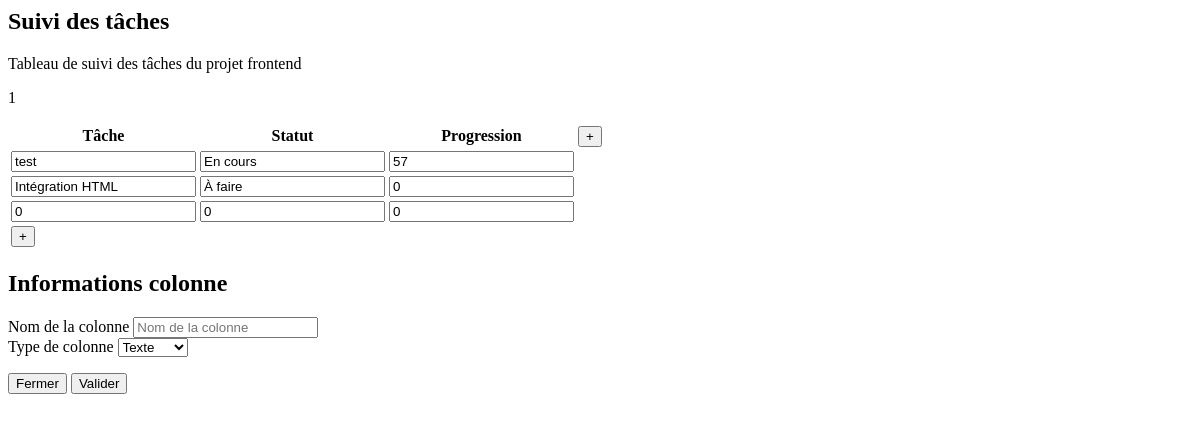
The page /dynamictable/table/1/ on the database as committed earlier.
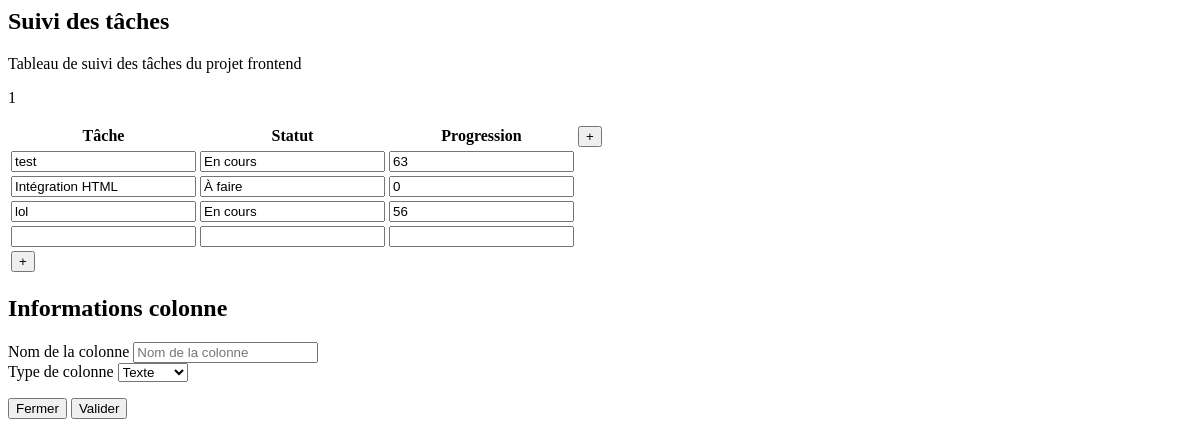
The same page on the database as committed later.
### dynamictable/models.py (models this page shows, shortened)
class Cell(models.Model):
    CEL_ID = models.AutoField(primary_key=True)
    CEL_VALUE = models.TextField()
    COL_ID = models.ForeignKey(Column, on_delete=models.CASCADE)
    ROW_ID = models.ForeignKey(Row, on_delete=models.CASCADE)

### dynamictable/views.py (the view)
# urls.py: path('table/<int:table_id>/', views.get_dynamic_table_html, name='dynamictable'),
def get_dynamic_table_html(request, table_id):
    context = load_dynamic_table_context(table_id)
    return render(request, 'dynamictable/table.html', context)

### dynamictable/templates/dynamictable/table.html (shortened to what this page needs)
<div id="dynamic-content">
    <h2>{{ name }}</h2>
    <p>{{ description }}</p>
    <p>{{ table_id }}</p>
    {% include "dynamictable/dynamic_table_body.html" %}
</div>
<div class="uk-modal p-6" id="my-id-{{ table_id }}" uk-modal>
    <div class="uk-modal-body uk-modal-dialog">
        <h2 class="uk-modal-title">Informations colonne</h2>
        <form id="add-column-form"
              hx-post="{% url 'dynamictable:add_column' table_id %}"
              hx-target="#table"
              hx-swap="outerHTML"
              hx-on="htmx:afterRequest: handleFormSuccess(event)">
            <div class="uk-margin">
                <label class="uk-form-label" for="form-stacked-text">Nom de la colonne</label>
                <input id="column-name" class="uk-input" type="text" name="name" placeholder="Nom de la colonne" required>
            </div>
            <div class="uk-margin">
                <label class="uk-form-label" for="form-stacked-select">Type de colonne</label>
                <select id="column-type" class="uk-select" name="type" required onchange="handleColumnTypeChange()">
                    <option value="Texte">Texte</option>
                </select>
            </div>
            <div class="uk-margin">
                <p class="uk-text-right">
                    <button class="uk-modal-close uk-button uk-button-default" type="button">Fermer</button>
                    <button class="uk-button uk-button-primary" type="submit">Valider</button>
                </p>
            </div>
        </form>
    </div>
</div>

### dynamictable/templates/dynamictable/dynamic_table_body.html (shortened to what this page needs)
<table class="table" id="table" data-table-id="{{ table_id }}">
    <thead>
        <tr id="table-header">
            {% for col in columns %}
                <th class="movable" data-column-id="{{ col.id }}">{{ col.name }}</th>
            {% endfor %}
            <th>
                <button uk-toggle="target: #my-id-{{ table_id }}" class="bg-blue-500 text-white p-2">+</button>
            </th>
        </tr>
    </thead>
    <tbody id="table-body">
        {% for row in rows %}
            <tr data-row-id="{{ row.row_id }}">
                {% for cell in row.cells %}
                    <td>
                        {% if cell.type == 'tag' %}
                        <div class="relative">
                            <select
                                id="tag-select-{{ cell.cel_id }}"
                                style="background-color: {{ cell.tag_color }}; color: white;"
                                onchange="updateTagColor(this, {{ cell.cel_id }})"
                                class="border p-2 rounded">
                                {% if not cell.value %}
                                    <option disabled value="" selected style="background-color: #f5f5f5; color: black;">
                                        Sélectionner
                                    </option>
                                {% endif %}
                                {% for tag_option in cell.tag_options %}
                                    <option
                                        value="{{ tag_option.value }}"
                                        style="background-color: {{ tag_option.color }}; color: white;"
                                        {% if cell.value == tag_option.value %}selected{% endif %}>
                                        {{ tag_option.value }}
                                    </option>
                                {% endfor %}
                            </select>
                        </div>
                        {% elif cell.type == 'integer' %}
                            <input  type="number"
                                    name="new_value"
                                    value="{{ cell.value }}"
                                    hx-post="{% url 'dynamictable:update_cell' cell.cel_id %}"
                                    hx-trigger="change"
                                    class="border p-1">
                        {% else %}
                            <input  type="text"
                                    name="new_value"
                                    value="{{ cell.value }}"
                                    hx-post="{% url 'dynamictable:update_cell' cell.cel_id %}"
                                    hx-trigger="change"
                                    class="border p-1">
                        {% endif %}
                    </td>
                {% endfor %}
            </tr>
        {% endfor %}
        <tr class="no-sort">
            <td>
                <button hx-get="{% url 'dynamictable:add_row' table_id %}" hx-target="#table" class="bg-blue-500 text-white p-2">+</button>
            </td>
        </tr>
    </tbody>
</table>

Rows that differ between the two databases and show on the page:
changed Cell (number 3 of 8 on the later page): new_value "57" → "63"
now on this page (row edited): Cell: new_value "lol"
now on this page (row edited): Cell: new_value "En cours"
now on this page (row edited): Cell: new_value "56"
Other text that changed with them:
list line gone: "0 0 0"
